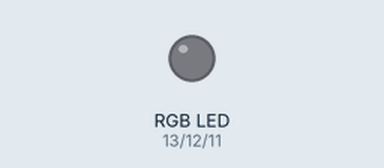
This sketch was run on a simulated Arduino Uno, built with avr-gcc and run on an emulated ATmega328P. On the bench: an RGB LED mixed from three pins (HIGH = lit). Pins used as bus, display or sensor lines are not drawn.

Above: at 0.1 s.
At 4.6 s:
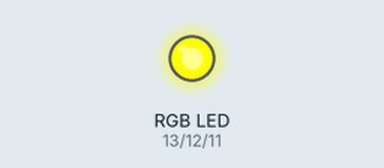
At 16.3 s:
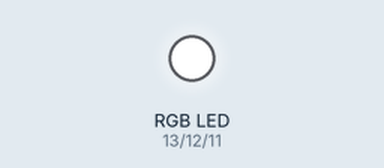
At 19.2 s:
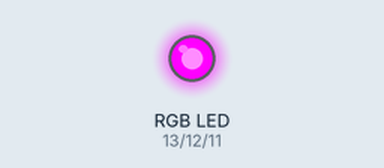
At 23.2 s:
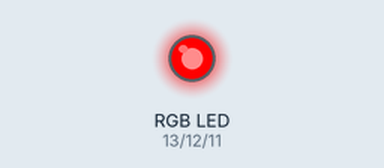
At 35.9 s:
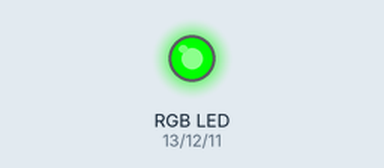
Timing chart, 0 to 40.0 s (numbered marks = the images above):
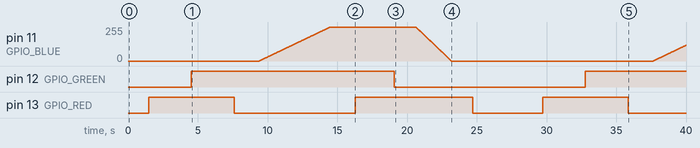

The sketch:

Power_LED.ino
```cpp
#define GPIO_RED 13
#define GPIO_GREEN 12
#define GPIO_BLUE 11
#define GPIO_POWER 10

int BaumhausGruen[] = {17,107,4};

void setup()
{
    pinMode(GPIO_POWER, OUTPUT);
    digitalWrite(GPIO_POWER, LOW);
    pinMode(GPIO_RED, OUTPUT);
    digitalWrite(GPIO_RED, LOW);
    pinMode(GPIO_GREEN, OUTPUT);
    digitalWrite(GPIO_GREEN, LOW);
    pinMode(GPIO_BLUE, OUTPUT);
    digitalWrite(GPIO_BLUE, LOW);
}

void ramp(int pin, int start, int stop, int wait)
{
  if (stop > start)
    for (int value=start; value<=stop; value++)
    {
      analogWrite(pin, value);
      delay(wait);
    }
  else
    for (int value=start; value>=stop; value--)
    {
      analogWrite(pin, value);
      delay(wait);
    }
}

void ramp_rgb(
  int start_red, int stop_red,
  int start_green, int stop_green,
  int start_blue, int stop_blue,
  int wait)
{
  int steps = 100;
  float step_red   = (stop_red - start_red) / steps;
  float step_green = (stop_red - start_red) / steps;
  float step_blue  = (stop_blue - start_blue) / steps;

  for (int i=0; i<=100; i++)
  {
    analogWrite(GPIO_RED,   round(start_red + i*step_red));
    analogWrite(GPIO_GREEN, round(start_red + i*step_green));
    analogWrite(GPIO_BLUE,  round(start_red + i*step_blue));
    delay(wait);
  }
}

void loop()
{
  digitalWrite(GPIO_POWER, HIGH);
  delay(200);

  //ramp_rgb(0, BaumhausGruen[0], 0, BaumhausGruen[1], 0, BaumhausGruen[2], 10);
/*  ramp(GPIO_RED, 0, BaumhausGruen[0], 1);
  ramp(GPIO_GREEN, 0, BaumhausGruen[1], 1);
  ramp(GPIO_BLUE, 0, BaumhausGruen[2], 1);
  delay(5000);
  */

  ramp(GPIO_RED, 0, 255, 10);
  delay(500);
  ramp(GPIO_GREEN, 0, 255, 10);
  delay(500);
  ramp(GPIO_RED, 255, 0, 10);
  delay(500);
  ramp(GPIO_BLUE, 0, 255, 20);
  delay(500);
  ramp(GPIO_RED, 0, 255, 10);
  delay(500);
  ramp(GPIO_GREEN, 255, 0, 8);
  delay(500);
  ramp(GPIO_BLUE, 255, 0, 10);
  delay(500);
  ramp(GPIO_RED, 255, 0, 8);
  delay(500);

  digitalWrite(GPIO_POWER, LOW);
  delay(2000);
}
```

Measured:
- by itself, pin 12 (GPIO_GREEN): LOW → HIGH at 4.5 s, → LOW 14.6 s later, → HIGH 13.7 s later
- by itself, pin 13 (GPIO_RED): goes HIGH 6.1 s, LOW 8.7 s, HIGH 8.4 s, LOW 5.0 s, HIGH 6.1 s, then LOW
